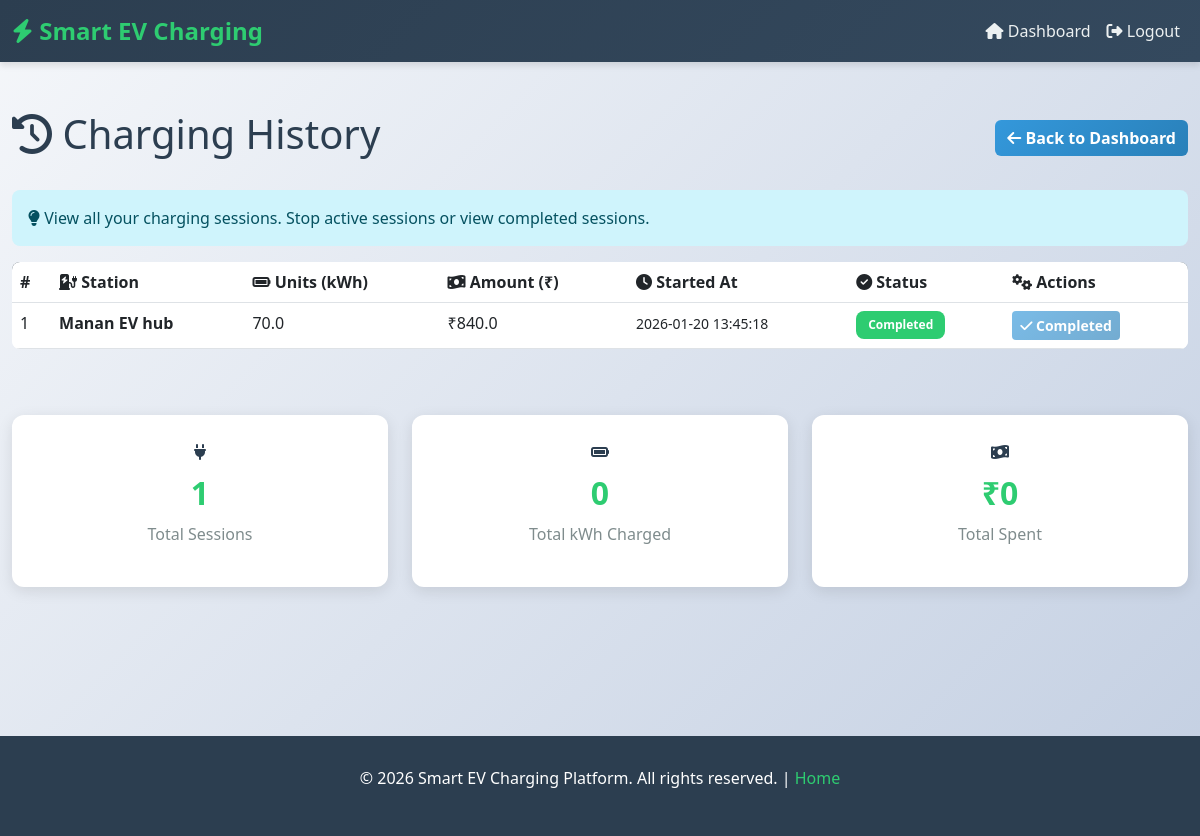
Before: /user/history (signed in) with the older database file.
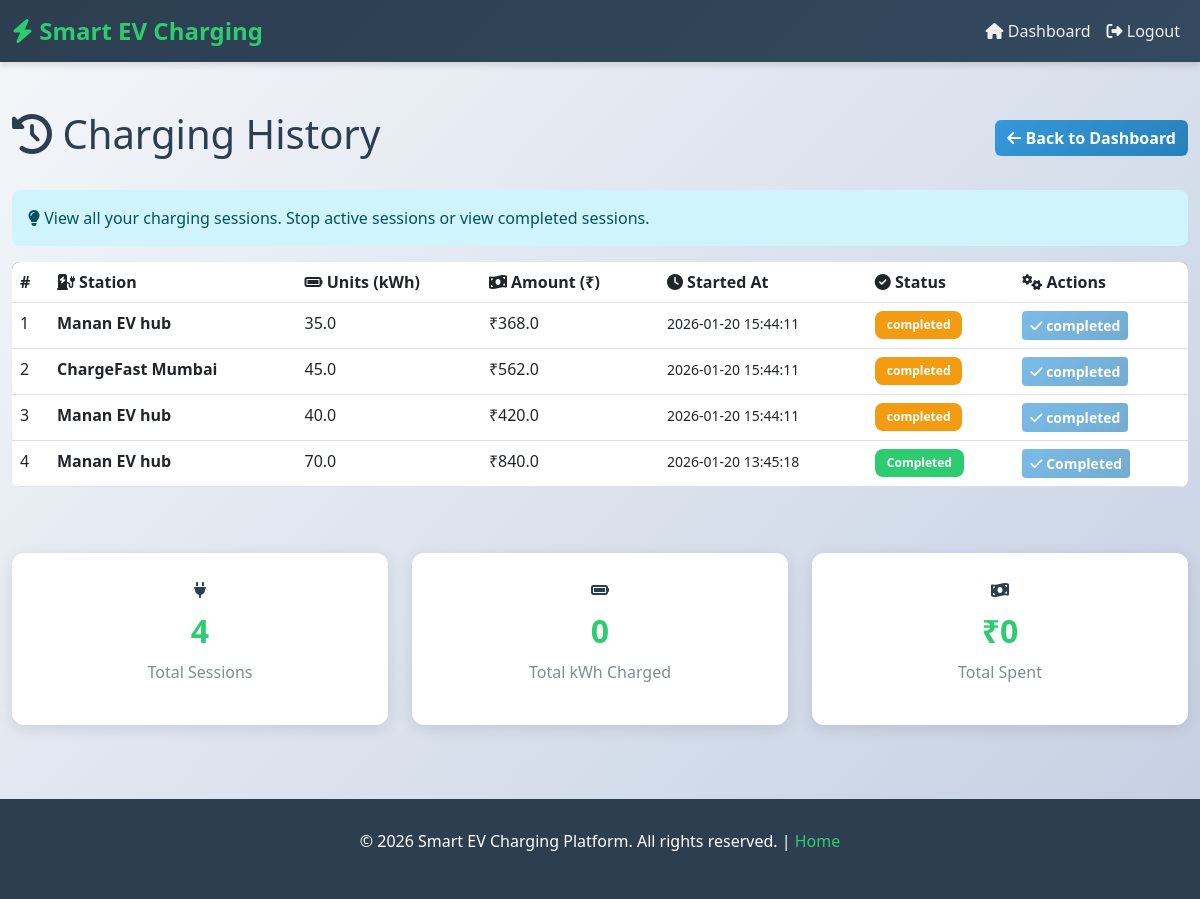
After: the same page with the newer database file.
### tables this page shows
CREATE TABLE charging_sessions (
        id INTEGER PRIMARY KEY AUTOINCREMENT,
        user_id INTEGER,
        station_name TEXT,
        units REAL,
        amount REAL,
        tx_hash TEXT,
        status TEXT,
        started_at TIMESTAMP DEFAULT CURRENT_TIMESTAMP,
        completed_at TIMESTAMP,
        duration_minutes INTEGER
    );

### routes/station_routes.py (the view)
@station_bp.route("/user/history")
def charging_history():
    if session.get("role") != "user":
        return redirect("/login")
    conn = get_db()
    cur = conn.cursor()
    cur.execute("""
        SELECT id, station_name, units, amount, tx_hash, status, started_at, completed_at
        FROM charging_sessions
        WHERE user_id=?
        ORDER BY id DESC
    """, (session.get("user_id"),))
    history = cur.fetchall()
    conn.close()
    return render_template("charging_history.html", history=history)

### models/db.py (called while the page is built)
def get_db():
    return sqlite3.connect("database/ev.db")

### templates/charging_history.html (shortened to what this page needs)
{% extends "base.html" %}
{% block content %}
<div class="d-flex justify-content-between align-items-center mb-4">
    <h1><i class="fas fa-history"></i> Charging History</h1>
    <a href="/user/dashboard" class="btn btn-secondary">
        <i class="fas fa-arrow-left"></i> Back to Dashboard
    </a>
</div>
<div class="alert alert-info">
    <i class="fas fa-lightbulb"></i> View all your charging sessions. Stop active sessions or view completed sessions.
</div>
{% if history %}
<div class="table-responsive">
    <table class="table table-hover">
        <thead>
            <tr>
                <th>#</th>
                <th><i class="fas fa-charging-station"></i> Station</th>
                <th><i class="fas fa-battery-full"></i> Units (kWh)</th>
                <th><i class="fas fa-money-bill-wave"></i> Amount (₹)</th>
                <th><i class="fas fa-clock"></i> Started At</th>
                <th><i class="fas fa-check-circle"></i> Status</th>
                <th><i class="fas fa-cogs"></i> Actions</th>
            </tr>
        </thead>
        <tbody>
            {% set total_units = 0 %}
            {% set total_amount = 0 %}
            {% for h in history %}
            {% if h[5] != 'Cancelled' and h[2] is not none and h[3] is not none %}
                {% set total_units = total_units + h[2] %}
                {% set total_amount = total_amount + h[3] %}
            {% endif %}
            <tr>
                <td>{{ loop.index }}</td>
                <td><strong>{{ h[1] }}</strong></td>
                <td>{{ h[2] }}</td>
                <td>₹{{ h[3] }}</td>
                <td>
                    <small>{{ h[6][:19] if h[6] else 'N/A' }}</small>
                </td>
                <td>
                    {% if h[5] == "Completed" %}
                        <span class="badge" style="background-color: #2ecc71;">Completed</span>
                    {% elif h[5] == "Active" %}
                        <span class="badge" style="background-color: #f39c12;">Active</span>
                    {% elif h[5] == "Cancelled" %}
                        <span class="badge" style="background-color: #95a5a6;">Cancelled</span>
                    {% else %}
                        <span class="badge badge-warning">{{ h[5] }}</span>
                    {% endif %}
                </td>
                <td>
                    {% if h[5] == "Active" %}
                        <button class="btn btn-sm btn-danger stop-btn" data-session-id="{{ h[0] }}">
                            <i class="fas fa-stop-circle"></i> Stop
                        </button>
                    {% else %}
                        <button class="btn btn-sm btn-secondary" disabled>
                            <i class="fas fa-check"></i> {{ h[5] }}
                        </button>
                    {% endif %}
                </td>
            </tr>
            {% endfor %}
        </tbody>
    </table>
</div>
<div class="mt-large">
    <div class="row">
        <div class="col-md-4">
            <div class="stat-box">
                <i class="fas fa-plug"></i>
                <h3>{{ history|length }}</h3>
                <p>Total Sessions</p>
            </div>
        </div>
        <div class="col-md-4">
            <div class="stat-box">
                <i class="fas fa-battery-full"></i>
                <h3>{{ total_units }}</h3>
                <p>Total kWh Charged</p>
            </div>
        </div>
        <div class="col-md-4">
            <div class="stat-box">
                <i class="fas fa-money-bill-wave"></i>
                <h3>₹{{ total_amount }}</h3>
                <p>Total Spent</p>
            </div>
        </div>
    </div>
</div>
{% endif %}
{% endblock %}

Changed rows visible on the page:
added charging_sessions: station_name "Manan EV hub", units "35.0", amount "368.0", started_at "2026-01-20 15:44:11", status "completed"
added charging_sessions: station_name "ChargeFast Mumbai", units "45.0", amount "562.0", started_at "2026-01-20 15:44:11", status "completed"
added charging_sessions: station_name "Manan EV hub", units "40.0", amount "420.0", started_at "2026-01-20 15:44:11", status "completed"
Other visible differences:
{{ history|length }}: "1" → "4"
